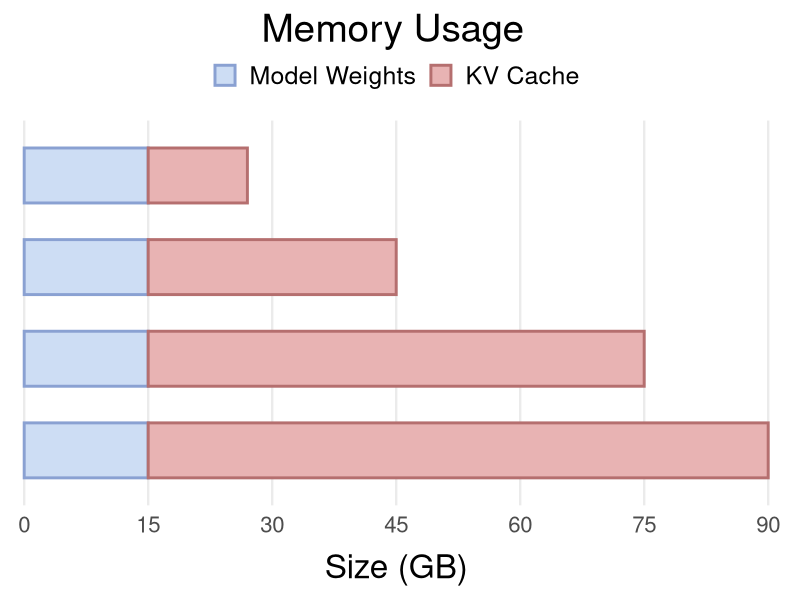

Write R code to recreate this figure.
library(tidyverse)

data <- tribble(
  ~tokens, ~component,       ~memory,
  "100K",  "Model Weights",   15,
  "100K",  "KV Cache",        12,
  "200K",  "Model Weights",   15,
  "200K",  "KV Cache",        30,
  "300K",  "Model Weights",   15,
  "300K",  "KV Cache",        60,
  "400K",  "Model Weights",   15,
  "400K",  "KV Cache",        75
)

data <- data %>%
  mutate(
    tokens = fct_rev(fct_inorder(tokens)),
    component = fct_relevel(component, "Model Weights", "KV Cache")
  )

memory_fill <- c("Model Weights" = "#cdddf4", "KV Cache" = "#e8b3b3")
memory_outline <- c("Model Weights" = "#8aa1d2", "KV Cache" = "#b56f6f")

memory_plot <- ggplot(data, aes(x = memory, y = tokens, fill = component, colour = component)) +
  geom_col(width = 0.6, linewidth = 1, position = position_stack(reverse = TRUE)) +
  scale_fill_manual(
    values = memory_fill,
    breaks = c("Model Weights", "KV Cache")
  ) +
  scale_colour_manual(
    values = memory_outline,
    breaks = c("Model Weights", "KV Cache")
  ) +
  scale_x_continuous(
    limits = c(0, 90),
    breaks = seq(0, 90, by = 15),
    expand = c(0, 0.5)
  ) +
  labs(x = "Size (GB)", y = NULL, title = "Memory Usage") +
  theme_minimal(base_size = 18) +
  theme(
    plot.title.position = "plot",
    plot.title = element_text(size = 28, hjust = 0.5),
    legend.position = "top",
    legend.box = "vertical",
    legend.title = element_blank(),
    legend.text = element_text(size = 18),
    legend.spacing.x = unit(0.6, "cm"),
    legend.margin = margin(b = 6),
    axis.title.x = element_text(size = 24, margin = margin(t = 12)),
    axis.text.x = element_text(size = 16),
    axis.text.y = element_blank(),
    axis.ticks.y = element_blank(),
    panel.grid.major.y = element_blank(),
    panel.grid.minor = element_blank(),
    plot.margin = margin(10, 20, 10, 10)
  )

ggsave("breakdown_2.pdf", memory_plot, width = 4.7, height = 5, units = "in")
